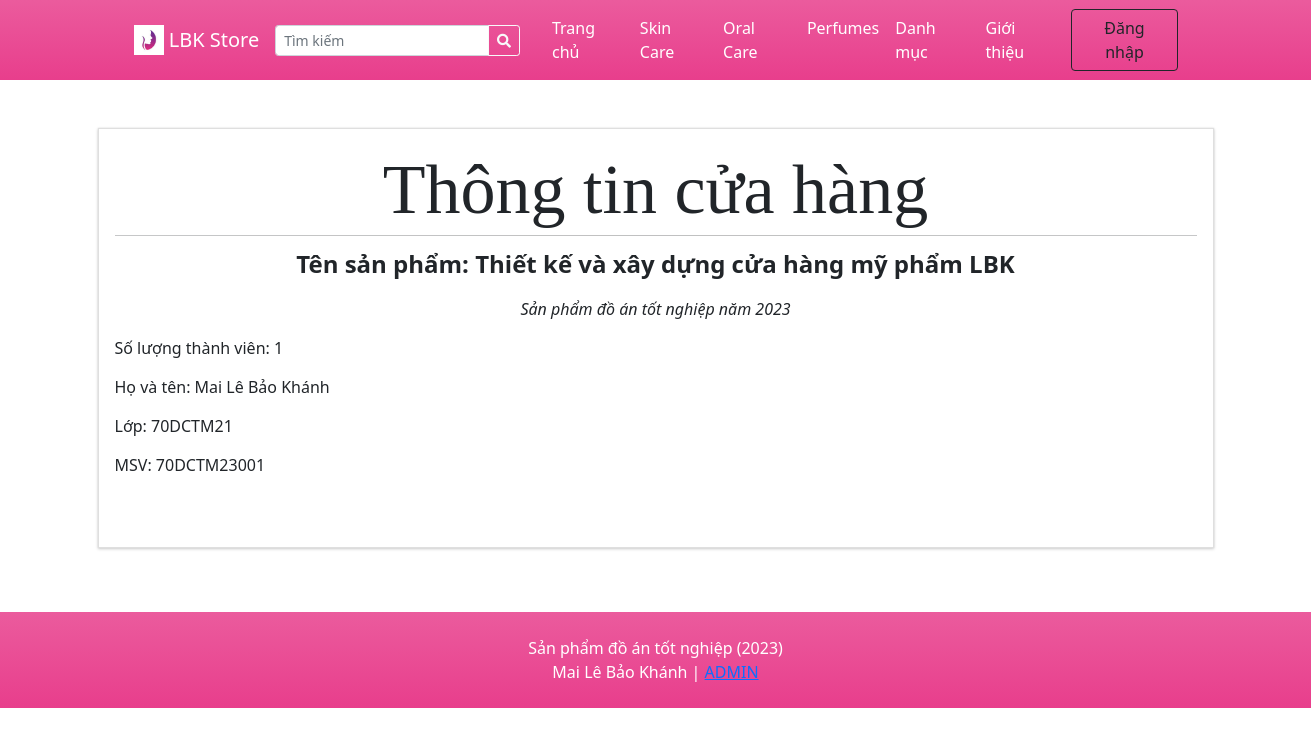
The page /?p=about on the database its author committed.
### tables this page shows
CREATE TABLE `categories` (
  `id` int(30) NOT NULL,
  `category` varchar(250) NOT NULL,
  `description` text DEFAULT NULL,
  `status` tinyint(1) NOT NULL DEFAULT 1,
  `delete_flag` tinyint(1) NOT NULL DEFAULT 0,
  `date_created` datetime NOT NULL DEFAULT current_timestamp()
);

### classes/DBConnection.php (called while the page is built, shortened)
<?php
class DBConnection{
    private $host = DB_SERVER;
    private $username = DB_USERNAME;
    private $password = DB_PASSWORD;
    private $database = DB_NAME;
    public $conn;
    public function __construct(){
        if (!isset($this->conn)) {
            $this->conn = new mysqli($this->host, $this->username, $this->password, $this->database);
        }
    }
}
?>

### classes/SystemSettings.php (called while the page is built, shortened)
<?php
class SystemSettings extends DBConnection{
	function userdata($field = ''){
		if(!empty($field)){
			if(isset($_SESSION['userdata'][$field]))
				return $_SESSION['userdata'][$field];
			else
				return null;
		}else{
			return false;
		}
	}
	function info($field=''){
		if(!empty($field)){
			if(isset($_SESSION['system_info'][$field]))
				return $_SESSION['system_info'][$field];
			else
				return false;
		}else{
			return false;
		}
	}
}
$_settings = new SystemSettings();
?>

### config.php (called while the page is built, shortened)
<?php
require_once('classes/DBConnection.php');
require_once('classes/SystemSettings.php');
function validate_image($file){
	if(!empty($file)){
        $ex = explode("?",$file);
        $file = $ex[0];
        $ts = isset($ex[1]) ? "?".$ex[1] : '';
		if(is_file(base_app.$file)){
			return base_url.$file.$ts;
		}else{
			return base_url.'dist/img/no-image-available.png';
		}
	}else{
		return base_url.'dist/img/no-image-available.png';
	}
}
?>

### inc/topBarNav.php (the view, shortened to what this page needs)
<nav class="navbar navbar-expand-lg navbar-dark bg-gradient-pink">
            <div class="container px-4 px-lg-5 ">
                <a class="navbar-brand" href="./">
                <img src="<?php echo validate_image($_settings->info('logo')) ?>" width="30" height="30" class="d-inline-block align-top" alt="" loading="lazy">
                <?php echo $_settings->info('short_name') ?>
                </a>
                <form class="form-inline" id="search-form">
                  <div class="input-group">
                    <input class="form-control form-control-sm form " type="search" placeholder="Tìm kiếm" aria-label="Search" name="search"  value="<?php echo isset($_GET['search']) ? $_GET['search'] : "" ?>"  aria-describedby="button-addon2">
                    <div class="input-group-append">
                      <button class="btn btn-outline-light btn-sm m-0" type="submit" id="button-addon2"><i class="fa fa-search"></i></button>
                    </div>
                  </div>
                </form>
                <div class="collapse navbar-collapse" id="navbarSupportedContent">
                    <ul class="navbar-nav me-auto mb-2 mb-lg-0 ms-lg-4">
                        <li class="nav-item"><a class="nav-link text-white" aria-current="page" href="./">Trang chủ</a></li>
                        <?php
                        $cat_qry = $conn->query("SELECT * FROM categories where status = 1  limit 3");
                        $count_cats =$conn->query("SELECT * FROM categories where status = 1 ")->num_rows;
                        while($crow = $cat_qry->fetch_assoc()):
                        ?>
                        <li class="nav-item"><a class="nav-link text-white" aria-current="page" href="./?p=products&c=<?php echo md5($crow['id']) ?>"><?php echo $crow['category'] ?></a></li>
                        <?php endwhile; ?>
                        <?php if($count_cats > 3): ?>
                        <li class="nav-item"><a class="nav-link text-white" href="./?p=view_categories">Danh mục</a></li>
                        <?php endif; ?>
                        <li class="nav-item"><a class="nav-link text-white" href="./?p=about">Giới thiệu</a></li>
                    </ul>
                    <div class="d-flex align-items-center">
                      <?php if($_settings->userdata('id') > 0 && $_settings->userdata('login_type') == 2): ?>
                        <a class="text-dark mr-2 nav-link text-white" href="./?p=cart">
                            <i class="bi-cart-fill me-1"></i>
                            Giỏ hàng
                            <span class="badge bg-dark text-white ms-1 rounded-pill" id="cart-count">
                              <?php
                                $count = $conn->query("SELECT SUM(quantity) as items from `cart` where client_id =".$_settings->userdata('id'))->fetch_assoc()['items'];
                                echo ($count > 0 ? $count : 0);
                              ?>
                            </span>
                        </a>
                            <a href="./?p=my_account" class="text-dark  nav-link text-white"><b> Chào, <?php echo $_settings->userdata('lastname')?></b></a>
                            <a href="logout.php" class="text-dark  nav-link text-white"><i class="fa fa-sign-out-alt"></i></a>
                        <?php else: ?>
                        <button class="btn btn-outline-dark ml-2" id="login-btn" type="button">Đăng nhập</button>
                        <?php endif; ?>
                    </div>
                </div>
            </div>
        </nav>

### rows shown on the page
categories: category "Skin Care"
categories: category "Oral Care"
categories: category "Perfumes"

### other values the page prints
$_settings->info('short_name') "LBK Store"
